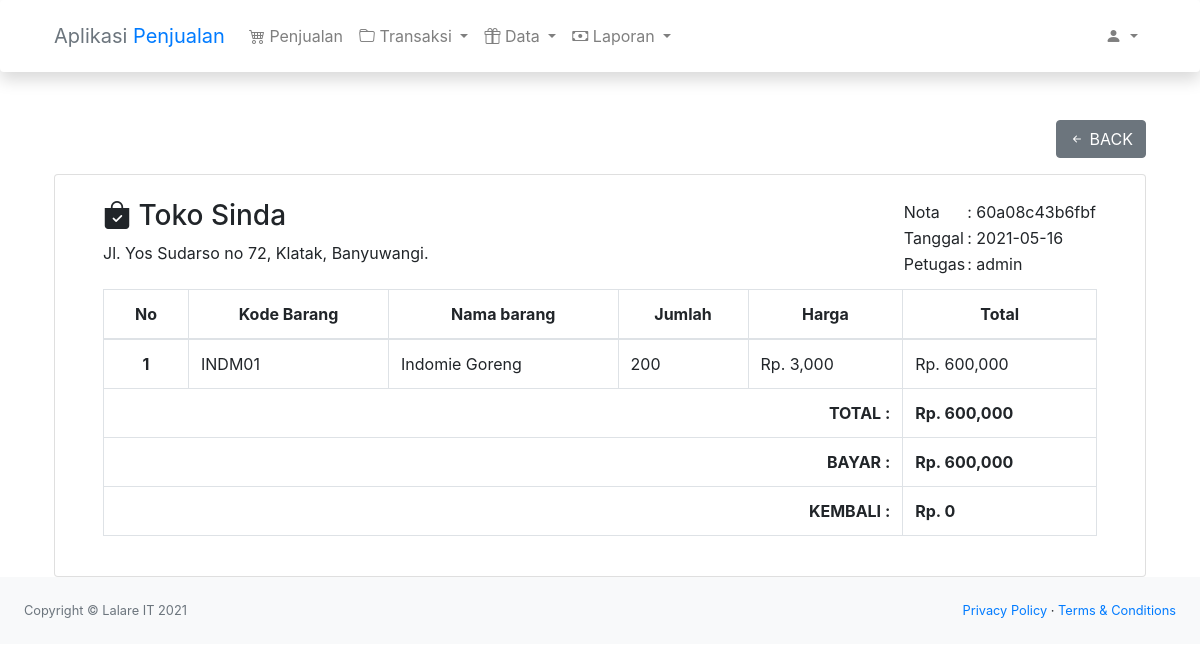
/index.php/transaksi/penjualan/detail/60a08c43b6fbf, run on the app's committed database.
### tables this page shows
CREATE TABLE "penjualan" (
	"nota"	TEXT NOT NULL,
	"tanggal"	TEXT,
	"total"	INTEGER,
	"id_user"	TEXT,
	"bayar"	INTEGER,
	"kembalian"	INTEGER,
	PRIMARY KEY("nota")
);

CREATE TABLE "user" (
	"id"	INTEGER NOT NULL,
	"user"	TEXT NOT NULL,
	"password"	TEXT NOT NULL,
	"role_id"	INTEGER NOT NULL,
	PRIMARY KEY("id" AUTOINCREMENT)
);

CREATE TABLE "transaksi_penjualan" (
	"id"	INTEGER,
	"id_brg"	TEXT,
	"id_penjualan"	TEXT,
	"jumlah"	INTEGER,
	"harga_jual"	INTEGER,
	"harga_beli"	INTEGER,
	"keuntungan"	INTEGER,
	PRIMARY KEY("id" AUTOINCREMENT)
);

CREATE TABLE "barang" (
	"kode_sup"	TEXT NOT NULL,
	"kode"	TEXT NOT NULL,
	"nama"	TEXT NOT NULL,
	"harga_jual"	NUMERIC NOT NULL,
	"harga_beli"	NUMERIC NOT NULL,
	"stok"	INTEGER NOT NULL,
	PRIMARY KEY("kode")
);

### application/controllers/transaksi/Penjualan.php (called while the page is built, shortened)
<?php class Penjualan extends CI_Controller
{
    public function __construct()
    {
        $this->load->model('transaksi_pm');
    }
    public function detail($nota)
    {
        $data['transaksi'] = $this->transaksi_pm->getByNota($nota);
        $data['penjualan'] = $this->transaksi_pm->getPenjualan($nota);
        $this->load->view('transaksi/penjualan/detail', $data);
    }
}

### index.php (called while the page is built, shortened)
<?php
require_once BASEPATH.'core/CodeIgniter.php';

### application/models/Transaksi_pm.php (called while the page is built, shortened)
<?php class Transaksi_pm extends CI_Model
{
    function getByNota($nota)
    {
        $this->db->select('transaksi_penjualan.id_brg, barang.nama, transaksi_penjualan.jumlah, transaksi_penjualan.harga_jual, (transaksi_penjualan.jumlah * transaksi_penjualan.harga_jual) as total')
            ->from('transaksi_penjualan')
            ->join('barang', 'barang.kode = transaksi_penjualan.id_brg')
            ->where('id_penjualan', $nota);
        $query = $this->db->get();
        return $query->result();
    }
    public function getPenjualan($nota)
    {
        $this->db->select('penjualan.total, user.user, penjualan.tanggal, penjualan.nota,penjualan.bayar, penjualan.kembalian')
            ->from('penjualan')
            ->join('user', 'user.id = penjualan.id_user')
            ->where('nota', $nota);
        $query = $this->db->get();
        return $query->row();
    }
}

### application/views/transaksi/penjualan/detail.php (the view, shortened to what this page needs)
<div class="container">
    <div class="d-flex justify-content-end pb-3">
        <a href="<?= site_url('/transaksi/penjualan/') ?>" class="btn btn-secondary"><i class="bi bi-arrow-left-short"></i> BACK</a>
    </div>
    <div class="card p-4">
        <div class="container">
            <div class="row">
                <div class="col">
                    <h3><i class="bi bi-bag-check-fill"></i> Toko Sinda</h3>
                    <p>Jl. Yos Sudarso no 72, Klatak, Banyuwangi.</p>
                </div>
                <div class="col">
                    <div class="d-flex justify-content-end">
                        <table>
                            <tr>
                                <td>Nota </td>
                                <td>: <?= $penjualan->nota ?></td>
                            </tr>
                            <tr>
                                <td>Tanggal</td>
                                <td>: <?= $penjualan->tanggal ?></td>
                            </tr>
                            <tr>
                                <td>Petugas</td>
                                <td>: <?= $penjualan->user ?></td>
                            </tr>
                        </table>
                    </div>
                </div>
            </div>
            <table class="mt-2 table table-bordered">
                <thead>
                    <tr class="text-center">
                        <th width="85px" scope="col">No</th>
                        <th width="200px" scope="col">Kode Barang</th>
                        <th scope="col">Nama barang</th>
                        <th scope="col">Jumlah</th>
                        <th scope="col">Harga</th>
                        <th scope="col">Total</th>
                    </tr>
                </thead>
                <tbody>
                    <?php $i = 1; ?>
                    <?php foreach ($transaksi as $list) : ?>
                        <tr>
                            <th class="text-center" scope="row"><?= $i++; ?></th>
                            <td><?= $list->id_brg ?></td>
                            <td><?= $list->nama ?></td>
                            <td><?= $list->jumlah ?></td>
                            <td>Rp. <?= number_format($list->harga_jual) ?></td>
                            <td>Rp. <?= number_format($list->total) ?></td>
                        </tr>
                    <?php endforeach; ?>
                    <tr>
                        <th class="text-right" colspan="5">TOTAL :</th>
                        <th>Rp. <?= number_format($penjualan->total) ?></th>
                    </tr>
                    <tr>
                        <th class="text-right" colspan="5">BAYAR :</th>
                        <th>Rp. <?= number_format($penjualan->bayar) ?></th>
                    </tr>
                    <tr>
                        <th class="text-right" colspan="5">KEMBALI :</th>
                        <th>Rp. <?= number_format($penjualan->kembalian) ?></th>
                    </tr>
                </tbody>
            </table>
        </div>
    </div>
</div>

### data on the page
penjualan: nota "60a08c43b6fbf", tanggal "2021-05-16", id_user.user "admin", total "600,000", bayar "600,000", kembalian "0"
transaksi_penjualan: id_brg "INDM01", barang.nama "Indomie Goreng", jumlah "200", harga_jual "3,000", total "600,000"
